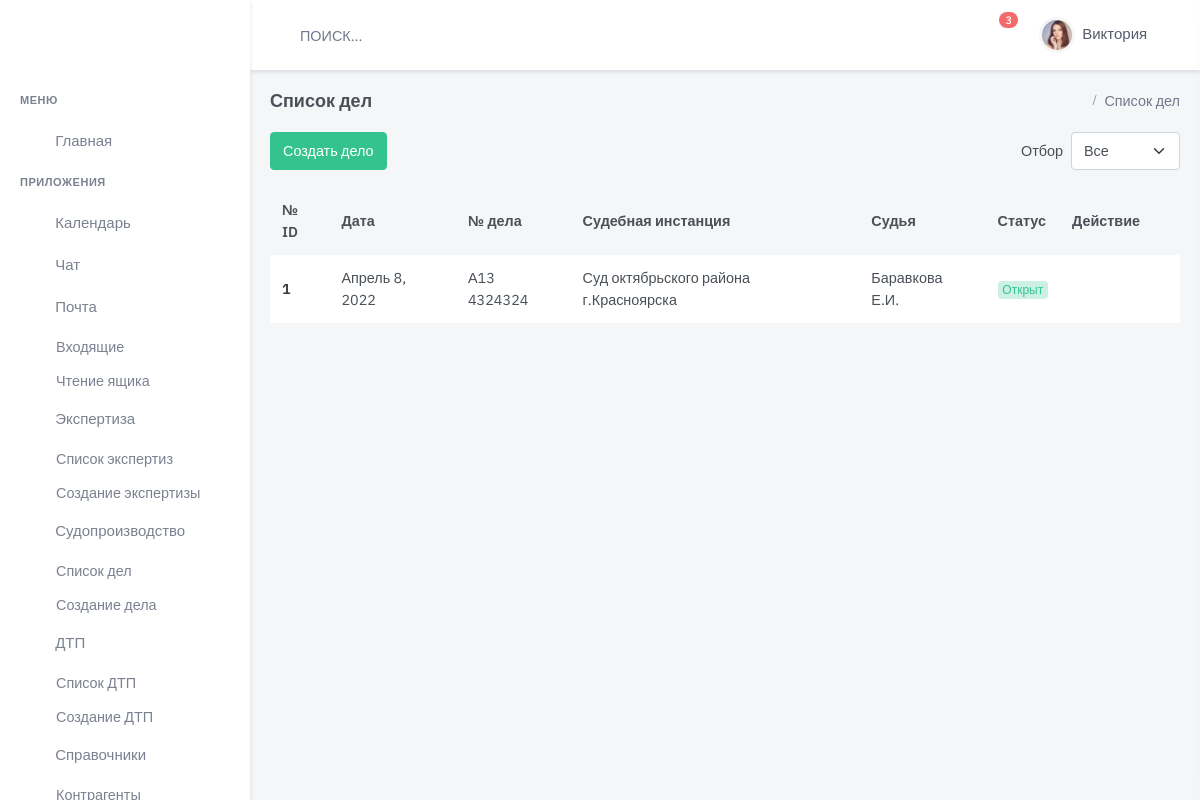
Page /court/ on the earlier database version.
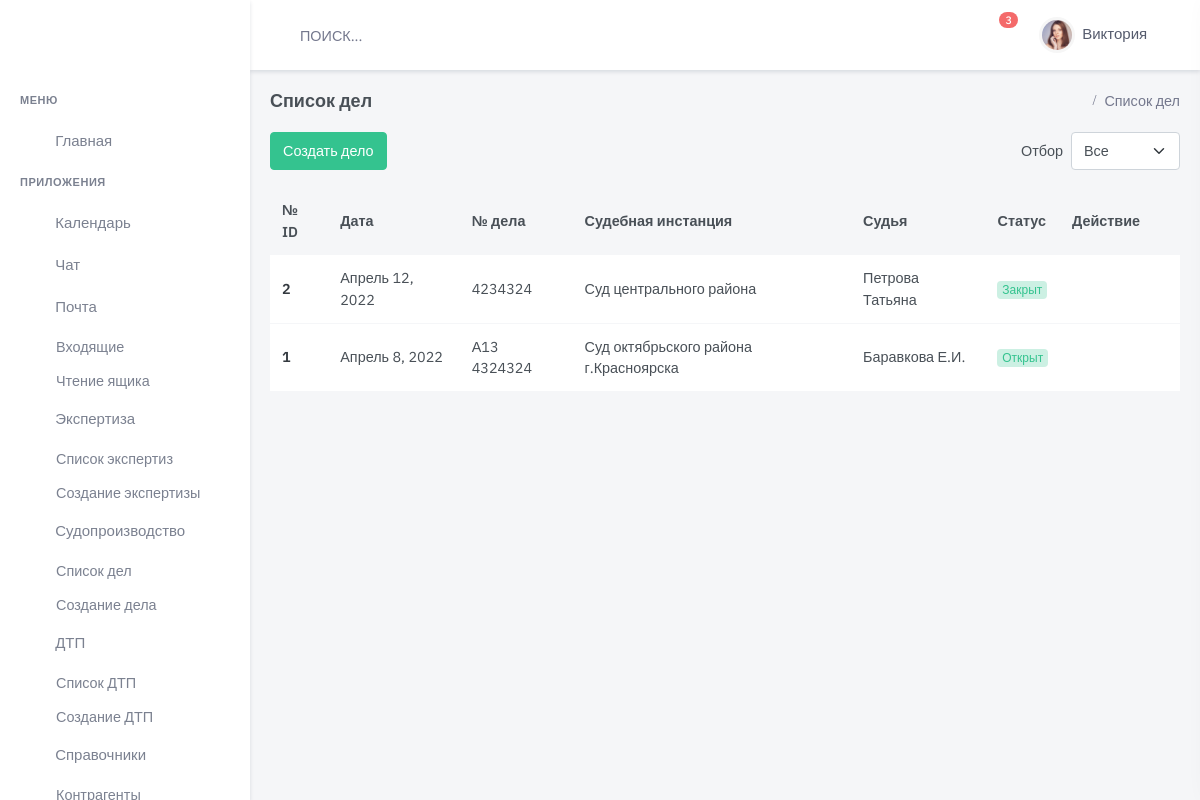
Same page on the later database version.
### court/models.py (models this page shows, shortened)
class InfoCourt(models.Model):
    status = models.ForeignKey(
        Status,
        on_delete=models.CASCADE,
        verbose_name='Статус  дела',
        related_name='court_status',
        default=None,
        blank=True,
        null=True
                               )
    judge = models.ForeignKey(
        judge,
        on_delete=models.CASCADE,
        verbose_name='Судья',
        related_name='court_judge',
        default=None,
        blank=True,
        null=True
                               )
    case_number = models.CharField(
        max_length=24,
        blank=True,
        null=True,
        default=None,
        verbose_name='Номер Судебного дела')
    uid_number = models.CharField(
        max_length=26,
        blank=True,
        null=True,
        default=None,
        verbose_name='УИД Судебного дела')
    data_reg = models.DateField(
        blank=True,
        null=True,
        default=None,
        verbose_name='Дата регистрации дела')
    location = models.ForeignKey(
        ListCourt,
        on_delete=models.CASCADE,
        blank=True,
        null=True,
        default=None,
        related_name='location', verbose_name='Место  ')
    message = models.TextField(
        max_length=50000,
        blank=True,
        null=True,
        default=None,
        verbose_name='Результат события Коментарий')
    is_active = models.BooleanField(default=True)
    created = models.DateTimeField(auto_now_add=True, auto_now=False)
    updated = models.DateTimeField(auto_now_add=False, auto_now=True)
    class Meta:
        verbose_name = "Информация дела"
        verbose_name_plural = "Информация дела"
        ordering = ['-created']

class ListCourt(models.Model):
    name = models.CharField(
        max_length=100,
        blank=True,
        null=True,
        default=None,
        verbose_name='Наименование суда ')
    adress = models.CharField(
        max_length=300,
        blank=True,
        null=True,
        default=None,
        verbose_name='Адрес Суда ')
    adress_post = models.CharField(
        max_length=300,
        blank=True,
        null=True,
        default=None,
        verbose_name='Почтовый адрес ')
    adress_mail = models.EmailField(
        max_length=300,
        blank=True,
        null=True,
        default=None,
        verbose_name='Электронный адрес ')
    contact_phone = models.CharField(
        max_length=300,
        blank=True,
        null=True,
        default=None,
        verbose_name='Контактный телефон ')
    judge = models.ForeignKey(
        judge,
        on_delete=models.CASCADE,
        related_name='judge',
        blank=True, default=None,
        verbose_name='Судья Ф.И.О. ')
    judge_help = models.ForeignKey(
        judge_help,
        on_delete=models.CASCADE,
        related_name='judge_help1',
        blank=True,
        null=True,
        default=None,
        verbose_name='Секретарь судьи ')
    message = models.CharField(
        max_length=2000,
        blank=True,
        null=True,
        default=None,
        verbose_name='Комментарий')
    is_active = models.BooleanField(default=True)
    created = models.DateTimeField(auto_now_add=True, auto_now=False)
    updated = models.DateTimeField(auto_now_add=False, auto_now=True)
    def __str__(self):
        return "%s" % self.name
    class Meta:
        verbose_name = "Справочник судебных участков "
        verbose_name_plural = "Справочник судебных участков"
        ordering = ['-created']

class judge(models.Model):
    name = models.CharField(
        max_length=100,
        blank=True,
        null=True,
        default=None,
        verbose_name='Судья Ф.И.О. ')
    adress_mail = models.EmailField(
        max_length=300,
        blank=True,
        null=True,
        default=None,
        verbose_name='Электронный адрес ')
    contact_phone = models.CharField(
        max_length=300,
        blank=True,
        null=True,
        default=None,
        verbose_name='Контактный телефон ')
    judge_help = models.ForeignKey(
        judge_help,
        on_delete=models.CASCADE,
        related_name='judge_help',
        blank=True,
        null=True,
        default=None,
        verbose_name='Секретарь судьи ')
    message = models.CharField(
        max_length=500,
        blank=True,
        null=True,
        default=None,
        verbose_name='Комментарий')
    is_active = models.BooleanField(default=True)
    created = models.DateTimeField(auto_now_add=True, auto_now=False)
    updated = models.DateTimeField(auto_now_add=False, auto_now=True)
    class Meta:
        verbose_name = "Судья Ф.И.О "
        verbose_name_plural = "Судьи Ф.И.О"
        ordering = ['-created']

class Status(models.Model):
    name = models.CharField(
        max_length=100,
        blank=True,
        null=True,
        default=None,
        verbose_name='Наименование')
    comment = models.CharField(
        max_length=100,
        blank=True,
        null=True,
        default=None,
        verbose_name='Комментарий')
    is_active = models.BooleanField(default=True)
    created = models.DateTimeField(auto_now_add=True, auto_now=False)
    updated = models.DateTimeField(auto_now_add=False, auto_now=True)
    def __str__(self):
        return "%s" % self.name
    class Meta:
        verbose_name = 'Статус  судебной оперции'
        verbose_name_plural = 'Статусы судебных операций'

### court/views.py (the view)
# urls.py: path('', court_list, name='court-list'),
def court_list(request):
    court_info = InfoCourt.objects.all()
    return render(request, 'dist/court/list.html', {'court_info': court_info
                                                    }
                  )

### templates/dist/court/list.html (shortened to what this page needs)
{% extends 'dist/index.html' %}
{% load static %}
{% block content %}
  <div class="main-content">
    <div class="page-content">
      <div class="container-fluid">
        <div class="row">
          <div class="col-12">
            <div class="page-title-box d-flex align-items-center justify-content-between">
              <h4 class="mb-0">Список дел</h4>
              <div class="page-title-right">
                <ol class="breadcrumb m-0">
                  <li class="breadcrumb-item active">Список дел</li>
                </ol>
              </div>
            </div>
          </div>
        </div>
        <div class="row">
          <div class="col-lg-12">
            <div>
              <div class="float-end">
                <form class="d-inline-flex mb-3">
                  <label class="form-check-label my-2 me-2" for="order-selectinput">Отбор</label>
                  <select class="form-select" id="order-selectinput">
                    <option selected>Все</option>
                  </select>
                </form>
              </div>
              <a href='{% url 'court-new' %}' type="submit" class="btn btn-success waves-effect waves-light mb-3">Создать
                дело</a>
            </div>
            <div class="table-responsive mb-4">
              <table class="table table-centered datatable dt-responsive nowrap table-card-list"
                     style="border-collapse: collapse; border-spacing: 0 12px; width: 100%;">
                <thead>
                <tr class="bg-transparent">
                  <th>№ ID</th>
                  <th>Дата</th>
                  <th>№ дела</th>
                  <th>Судебная инстанция</th>
                  <th>Судья</th>
                  <th>Статус</th>
                  <th style="width: 120px;">Действие</th>
                </tr>
                </thead>
                <tbody>
                {% for item in court_info %}
                  <tr>
                    <td><a href="javascript: void(0);" class="text-dark fw-bold">{{ item.id }}</a></td>
                    <td>
                      {{ item.data_reg }}
                    </td>
                    <td>{{ item.case_number }}</td>
                    <td>
                      {{ item.location }}
                    </td>
                    <td>
                      {{ item.judge.name }}
                    </td>
                    <td>
                      <div class="badge bg-pill bg-soft-success font-size-12">{{ item.status }}</div>
                    </td>
                    <td>
                      <a href="javascript:void(0);" class="px-3 text-danger"></a>
                    </td>
                  </tr>
                {% endfor %}
                </tbody>
              </table>
            </div>
          </div>
        </div>
      </div>
    </div>
  </div>
{% endblock content %}

Differences in the rows shown:
added InfoCourt: id "2", data_reg "Апрель 12, 2022", case_number "4234324", location "Суд центрального района", judge.name "Петрова Татьяна", status "Закрыт"
